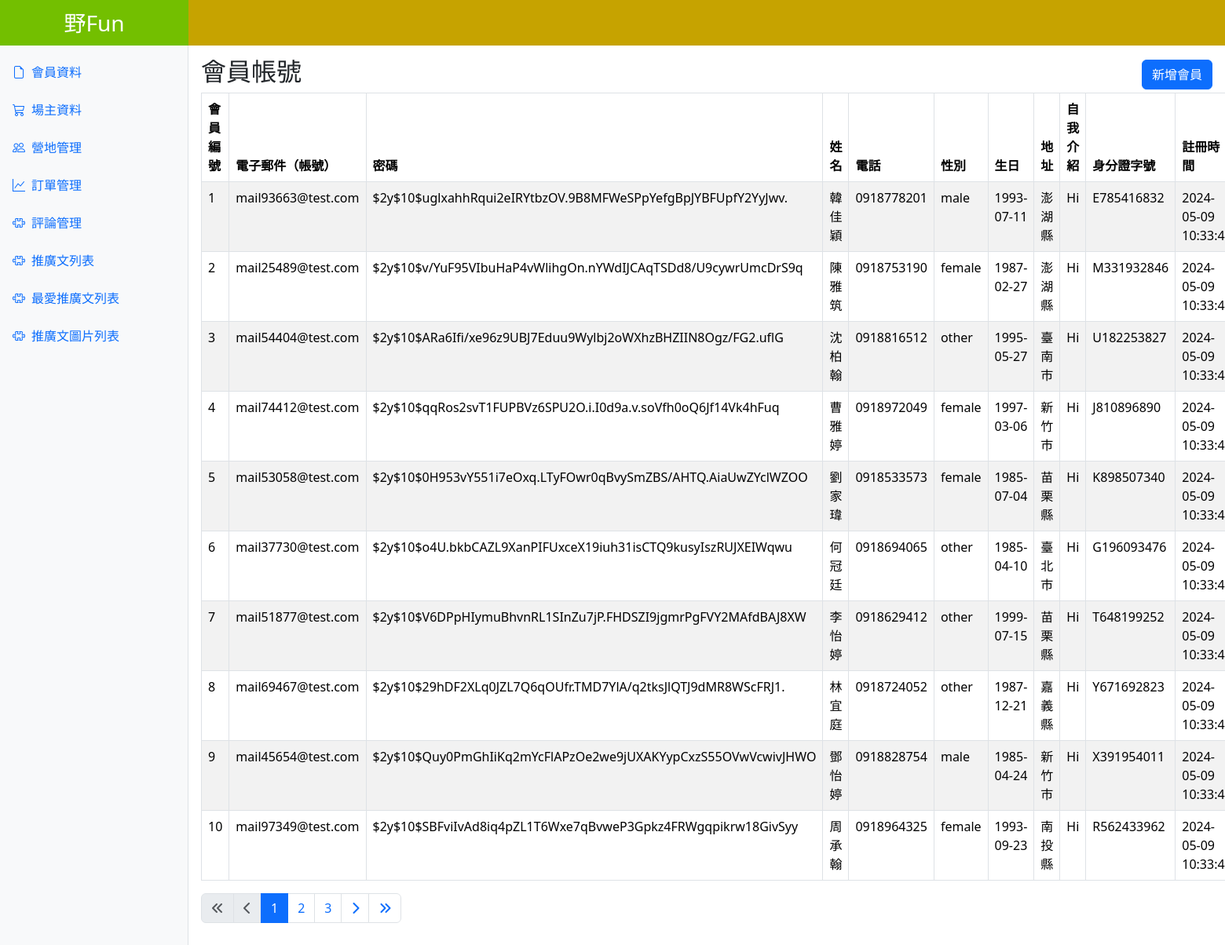
The page /customers.php on the database its author committed.
### tables this page shows
CREATE TABLE `customers` (
  `id` int NOT NULL,
  `email` varchar(100) NOT NULL,
  `password` varchar(255) NOT NULL,
  `name` varchar(100) DEFAULT NULL,
  `phone` varchar(15) DEFAULT NULL,
  `gender` varchar(10) DEFAULT NULL,
  `birthday` date DEFAULT NULL,
  `address` varchar(255) DEFAULT NULL,
  `introduction` varchar(1000) DEFAULT NULL,
  `id_card` varchar(20) DEFAULT NULL,
  `created_at` datetime NOT NULL
);

### customers.php (the view, shortened to what this page needs)
<?php
require __DIR__ . '/config/pdo-connect.php';
$t_sql = "SELECT COUNT(*) FROM customers";
$perPage = 10;
$page = isset($_GET["page"]) ? intval($_GET["page"]) : 1;
$totalRows = $pdo->query($t_sql)->fetch(PDO::FETCH_NUM)[0];
if ($totalRows > 0) {
  $totalPages = ceil($totalRows / $perPage);
  $sql = sprintf("SELECT*
  FROM
  customers
  ORDER BY id
  LIMIT %s, %s", ($page - 1) * $perPage, $perPage);
  $rows = $pdo->query($sql)->fetchAll();
}
?>
<?php include __DIR__ . '/parts/html-head.php' ?>
<?php include __DIR__ . '/parts/navbar.php' ?>
<main class="main-content p-3">
  <div class="d-flex justify-content-between align-items-center">
    <h2>會員帳號</h2>
    <a href="customers-add.php"><button type="button" class="btn btn-primary">新增會員</button></a>
  </div>
  <table class="table table-bordered table-striped">
    <thead>
      <tr>
        <th>會員編號</th>
        <th>電子郵件（帳號）</th>
        <th>密碼</th>
        <th>姓名</th>
        <th>電話</th>
        <th>性別</th>
        <th>生日</th>
        <th>地址</th>
        <th>自我介紹</th>
        <th>身分證字號</th>
        <th>註冊時間</th>
      </tr>
    </thead>
    <tbody>
      <?php
      foreach ($rows as $r) :
      ?>
        <tr>
          <td><?= $r['id'] ?></td>
          <td><?= $r['email'] ?></td>
          <td><?= $r['password'] ?></td>
          <td><?= $r['name'] ?></td>
          <td><?= $r['phone'] ?></td>
          <td><?= $r['gender'] ?></td>
          <td><?= $r['birthday'] ?></td>
          <td><?= $r['address']?></td>
          <td><?= $r['introduction'] ?></td>
          <td><?= $r['id_card'] ?></td>
          <td><?= $r['created_at'] ?></td>
        </tr>
      <?php endforeach ?>
    </tbody>
  </table>
  <div>
    <nav aria-label="Page navigation example">
      <ul class="pagination">
        <li class="page-item <?= $page == 1 ? 'disabled' : '' ?>">
          <a class="page-link" href="?page=1"><i class="fa-solid fa-angles-left"></i></a>
        </li>
        <li class="page-item <?= $page == 1 ? 'disabled' : '' ?>">
          <a class="page-link" href="?page=<?= $page - 1 ?>"><i class="fa-solid fa-chevron-left"></i></a>
        </li>
        <?php for ($i = $page - 2; $i <= $page + 2; $i++) :
          if ($i >= 1 and $i <= $totalPages) :
        ?>
            <li class="page-item <?= $page == $i ? 'active' : '' ?>">
              <a class="page-link" href="?page=<?= $i ?>"><?= $i ?></a>
            </li>
        <?php endif;
        endfor; ?>
        <li class="page-item <?= $page == $totalPages ? 'disabled' : '' ?>">
          <a class="page-link" href="?page=<?= $page + 1 ?>"><i class="fa-solid fa-chevron-right"></i></a>
        </li>
        <li class="page-item <?= $page == $totalPages ? 'disabled' : '' ?>">
          <a class="page-link" href="?page=<?= $totalPages ?>"><i class="fa-solid fa-angles-right"></i></a>
        </li>
      </ul>
    </nav>
  </div>
</main>
<?php include __DIR__ . '/parts/html-foot.php' ?>

### parts/html-head.php (style rules this page uses)
:root { --aside-width: 240px; --page-top: 56px; }
.main-content { margin: var(--page-top) 0 0 var(--aside-width); }

### rows shown on the page
customers: id "1", email "mail93663@test.com", password "$2y$10$uglxahhRqui2eIRYtbzOV.9B8MFWeSPpYefgBpJYBFUpfY2YyJwv.", name "韓佳穎", phone "0918778201", gender "male", birthday "1993-07-11", address "澎湖縣", introduction "Hi", id_card "E785416832", created_at "2024-05-09…"
customers: id "2", email "mail25489@test.com", password "$2y$10$v/YuF95VIbuHaP4vWlihgOn.nYWdIJCAqTSDd8/U9cywrUmcDrS9q", name "陳雅筑", phone "0918753190", gender "female", birthday "1987-02-27", address "澎湖縣", introduction "Hi", id_card "M331932846", created_at "2024-05-09…"
customers: id "3", email "mail54404@test.com", password "$2y$10$ARa6Ifi/xe96z9UBJ7Eduu9Wylbj2oWXhzBHZIIN8Ogz/FG2.uflG", name "沈柏翰", phone "0918816512", gender "other", birthday "1995-05-27", address "臺南市", introduction "Hi", id_card "U182253827", created_at "2024-05-09…"
customers: id "4", email "mail74412@test.com", password "$2y$10$qqRos2svT1FUPBVz6SPU2O.i.I0d9a.v.soVfh0oQ6Jf14Vk4hFuq", name "曹雅婷", phone "0918972049", gender "female", birthday "1997-03-06", address "新竹市", introduction "Hi", id_card "J810896890", created_at "2024-05-09…"
customers: id "5", email "mail53058@test.com", password "$2y$10$0H953vY551i7eOxq.LTyFOwr0qBvySmZBS/AHTQ.AiaUwZYclWZOO", name "劉家瑋", phone "0918533573", gender "female", birthday "1985-07-04", address "苗栗縣", introduction "Hi", id_card "K898507340", created_at "2024-05-09…"
customers: id "6", email "mail37730@test.com", password "$2y$10$o4U.bkbCAZL9XanPIFUxceX19iuh31isCTQ9kusyIszRUJXEIWqwu", name "何冠廷", phone "0918694065", gender "other", birthday "1985-04-10", address "臺北市", introduction "Hi", id_card "G196093476", created_at "2024-05-09…"
customers: id "7", email "mail51877@test.com", password "$2y$10$V6DPpHIymuBhvnRL1SInZu7jP.FHDSZI9jgmrPgFVY2MAfdBAJ8XW", name "李怡婷", phone "0918629412", gender "other", birthday "1999-07-15", address "苗栗縣", introduction "Hi", id_card "T648199252", created_at "2024-05-09…"
customers: id "8", email "mail69467@test.com", password "$2y$10$29hDF2XLq0JZL7Q6qOUfr.TMD7YlA/q2tksJlQTJ9dMR8WScFRJ1.", name "林宜庭", phone "0918724052", gender "other", birthday "1987-12-21", address "嘉義縣", introduction "Hi", id_card "Y671692823", created_at "2024-05-09…"
customers: id "9", email "mail45654@test.com", password "$2y$10$Quy0PmGhIiKq2mYcFlAPzOe2we9jUXAKYypCxzS55OVwVcwivJHWO", name "鄧怡婷", phone "0918828754", gender "male", birthday "1985-04-24", address "新竹市", introduction "Hi", id_card "X391954011", created_at "2024-05-09…"
customers: id "10", email "mail97349@test.com", password "$2y$10$SBFviIvAd8iq4pZL1T6Wxe7qBvweP3Gpkz4FRWgqpikrw18GivSyy", name "周承翰", phone "0918964325", gender "female", birthday "1993-09-23", address "南投縣", introduction "Hi", id_card "R562433962", created_at "2024-05-09…"
